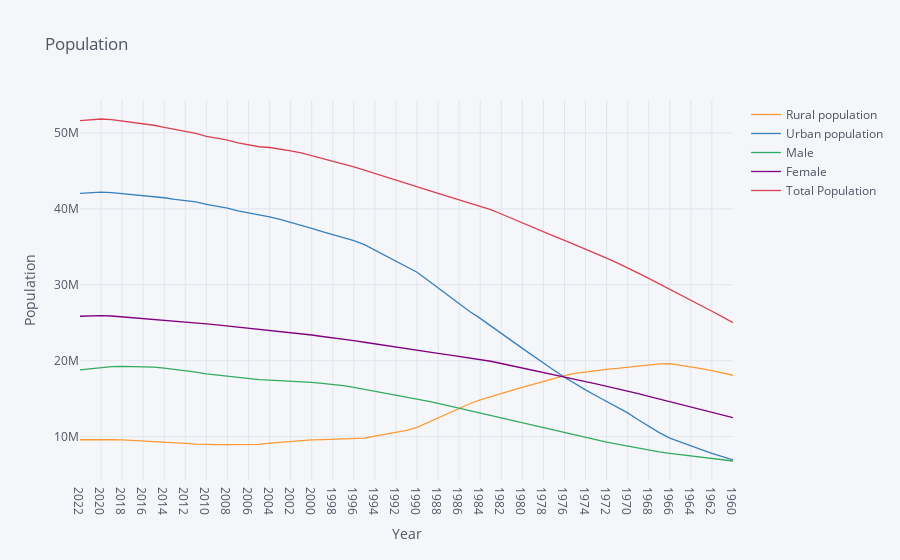

Notebook source saved alongside this figure:
### Code cell
kor_population.iplot(title="Population",xTitle='Year',yTitle='Population')
